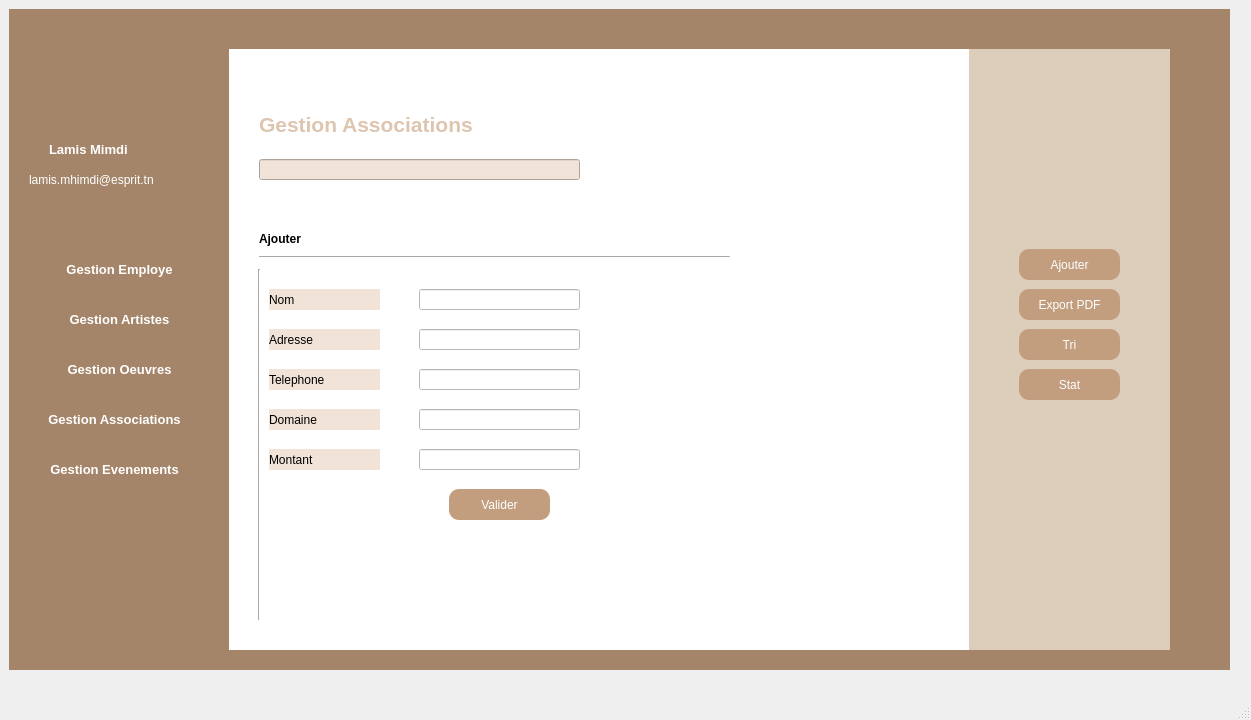
<?xml version="1.0" encoding="UTF-8"?>
<ui version="4.0">
 <class>MainWindow</class>
 <widget class="QMainWindow" name="MainWindow">
  <property name="geometry">
   <rect>
    <x>0</x>
    <y>0</y>
    <width>1251</width>
    <height>720</height>
   </rect>
  </property>
  <property name="windowTitle">
   <string>MainWindow</string>
  </property>
  <widget class="QWidget" name="centralwidget">
   <widget class="QWidget" name="widget" native="true">
    <property name="geometry">
     <rect>
      <x>9</x>
      <y>9</y>
      <width>1221</width>
      <height>661</height>
     </rect>
    </property>
    <property name="styleSheet">
     <string notr="true">background-color: rgb(164, 133, 105);</string>
    </property>
    <widget class="QLabel" name="label_mail">
     <property name="geometry">
      <rect>
       <x>20</x>
       <y>160</y>
       <width>211</width>
       <height>21</height>
      </rect>
     </property>
     <property name="font">
      <font>
       <pointsize>9</pointsize>
      </font>
     </property>
     <property name="styleSheet">
      <string notr="true">color: rgb(255, 255, 255);
</string>
     </property>
     <property name="text">
      <string>lamis.mhimdi@esprit.tn</string>
     </property>
    </widget>
    <widget class="QStackedWidget" name="stackedWidget">
     <property name="geometry">
      <rect>
       <x>220</x>
       <y>40</y>
       <width>941</width>
       <height>601</height>
      </rect>
     </property>
     <property name="styleSheet">
      <string notr="true">background-color: rgb(255, 255, 255);</string>
     </property>
     <property name="currentIndex">
      <number>0</number>
     </property>
     <widget class="QWidget" name="page">
      <widget class="QLabel" name="label_titre">
       <property name="geometry">
        <rect>
         <x>30</x>
         <y>50</y>
         <width>341</width>
         <height>51</height>
        </rect>
       </property>
       <property name="font">
        <font>
         <pointsize>14</pointsize>
         <weight>75</weight>
         <bold>true</bold>
        </font>
       </property>
       <property name="styleSheet">
        <string notr="true"/>
       </property>
       <property name="text">
        <string>&lt;html&gt;&lt;head/&gt;&lt;body&gt;&lt;p&gt;&lt;span style=&quot; font-size:16pt; color:#ddc5b0;&quot;&gt;Gestion Associations&lt;/span&gt;&lt;/p&gt;&lt;/body&gt;&lt;/html&gt;</string>
       </property>
      </widget>
      <widget class="QWidget" name="widget_2" native="true">
       <property name="geometry">
        <rect>
         <x>740</x>
         <y>0</y>
         <width>201</width>
         <height>601</height>
        </rect>
       </property>
       <property name="styleSheet">
        <string notr="true">background-color: rgb(221, 205, 187);</string>
       </property>
       <widget class="QPushButton" name="pushButton_pdf">
        <property name="geometry">
         <rect>
          <x>50</x>
          <y>240</y>
          <width>101</width>
          <height>31</height>
         </rect>
        </property>
        <property name="styleSheet">
         <string notr="true">QPushButton
{
border-radius:10px;
background-color:#C29E7E;
color:white;
}
QPushButton:pressed{
padding-left:5px;
padding-top:5px;
background-color: #C29E7E;


}</string>
        </property>
        <property name="text">
         <string>Export PDF</string>
        </property>
       </widget>
       <widget class="QPushButton" name="pushButton_ajouter">
        <property name="geometry">
         <rect>
          <x>50</x>
          <y>200</y>
          <width>101</width>
          <height>31</height>
         </rect>
        </property>
        <property name="styleSheet">
         <string notr="true">QPushButton
{
border-radius:10px;
background-color:#C29E7E;
color:white;
}
QPushButton:pressed{
padding-left:5px;
padding-top:5px;
background-color: #C29E7E;


}</string>
        </property>
        <property name="text">
         <string>Ajouter</string>
        </property>
       </widget>
       <widget class="QPushButton" name="pushButton_stat">
        <property name="geometry">
         <rect>
          <x>50</x>
          <y>320</y>
          <width>101</width>
          <height>31</height>
         </rect>
        </property>
        <property name="styleSheet">
         <string notr="true">QPushButton
{
border-radius:10px;
background-color:#C29E7E;
color:white;
}
QPushButton:pressed{
padding-left:5px;
padding-top:5px;
background-color: #C29E7E;


}</string>
        </property>
        <property name="text">
         <string>Stat</string>
        </property>
       </widget>
       <widget class="QPushButton" name="pushButton_tri">
        <property name="geometry">
         <rect>
          <x>50</x>
          <y>280</y>
          <width>101</width>
          <height>31</height>
         </rect>
        </property>
        <property name="styleSheet">
         <string notr="true">QPushButton
{
border-radius:10px;
background-color:#C29E7E;
color:white;
}
QPushButton:pressed{
padding-left:5px;
padding-top:5px;
background-color: #C29E7E;


}</string>
        </property>
        <property name="text">
         <string>Tri</string>
        </property>
       </widget>
      </widget>
      <widget class="QLabel" name="label_ajouter">
       <property name="geometry">
        <rect>
         <x>30</x>
         <y>180</y>
         <width>231</width>
         <height>21</height>
        </rect>
       </property>
       <property name="text">
        <string>&lt;html&gt;&lt;head/&gt;&lt;body&gt;&lt;p&gt;&lt;span style=&quot; font-weight:600; color:#000000;&quot;&gt;Ajouter&lt;/span&gt;&lt;/p&gt;&lt;/body&gt;&lt;/html&gt;</string>
       </property>
      </widget>
      <widget class="QLineEdit" name="lineEdit">
       <property name="geometry">
        <rect>
         <x>30</x>
         <y>110</y>
         <width>321</width>
         <height>21</height>
        </rect>
       </property>
       <property name="styleSheet">
        <string notr="true">background-color: rgb(241, 227, 215);</string>
       </property>
       <property name="text">
        <string/>
       </property>
      </widget>
      <widget class="Line" name="line">
       <property name="geometry">
        <rect>
         <x>30</x>
         <y>200</y>
         <width>471</width>
         <height>16</height>
        </rect>
       </property>
       <property name="orientation">
        <enum>Qt::Horizontal</enum>
       </property>
      </widget>
      <widget class="Line" name="line_2">
       <property name="geometry">
        <rect>
         <x>20</x>
         <y>220</y>
         <width>20</width>
         <height>351</height>
        </rect>
       </property>
       <property name="orientation">
        <enum>Qt::Vertical</enum>
       </property>
      </widget>
      <widget class="QLabel" name="label_nom_2">
       <property name="geometry">
        <rect>
         <x>40</x>
         <y>240</y>
         <width>111</width>
         <height>21</height>
        </rect>
       </property>
       <property name="styleSheet">
        <string notr="true">background-color: rgb(241, 227, 215);</string>
       </property>
       <property name="text">
        <string>Nom</string>
       </property>
      </widget>
      <widget class="QLineEdit" name="lineEdit_nom">
       <property name="geometry">
        <rect>
         <x>190</x>
         <y>240</y>
         <width>161</width>
         <height>21</height>
        </rect>
       </property>
      </widget>
      <widget class="QLabel" name="label_adresse">
       <property name="geometry">
        <rect>
         <x>40</x>
         <y>280</y>
         <width>111</width>
         <height>21</height>
        </rect>
       </property>
       <property name="styleSheet">
        <string notr="true">background-color: rgb(241, 227, 215);</string>
       </property>
       <property name="text">
        <string>Adresse</string>
       </property>
      </widget>
      <widget class="QLineEdit" name="lineEdit_adresse">
       <property name="geometry">
        <rect>
         <x>190</x>
         <y>280</y>
         <width>161</width>
         <height>21</height>
        </rect>
       </property>
      </widget>
      <widget class="QLabel" name="label_tel">
       <property name="geometry">
        <rect>
         <x>40</x>
         <y>320</y>
         <width>111</width>
         <height>21</height>
        </rect>
       </property>
       <property name="styleSheet">
        <string notr="true">background-color: rgb(241, 227, 215);</string>
       </property>
       <property name="text">
        <string>Telephone</string>
       </property>
      </widget>
      <widget class="QLineEdit" name="lineEdit_tel">
       <property name="geometry">
        <rect>
         <x>190</x>
         <y>320</y>
         <width>161</width>
         <height>21</height>
        </rect>
       </property>
      </widget>
      <widget class="QLineEdit" name="lineEdit_domaine">
       <property name="geometry">
        <rect>
         <x>190</x>
         <y>360</y>
         <width>161</width>
         <height>21</height>
        </rect>
       </property>
      </widget>
      <widget class="QLabel" name="label_domaine">
       <property name="geometry">
        <rect>
         <x>40</x>
         <y>360</y>
         <width>111</width>
         <height>21</height>
        </rect>
       </property>
       <property name="styleSheet">
        <string notr="true">background-color: rgb(241, 227, 215);</string>
       </property>
       <property name="text">
        <string>Domaine</string>
       </property>
      </widget>
      <widget class="QPushButton" name="pushButton_validerA">
       <property name="geometry">
        <rect>
         <x>220</x>
         <y>440</y>
         <width>101</width>
         <height>31</height>
        </rect>
       </property>
       <property name="styleSheet">
        <string notr="true">QPushButton
{
border-radius:10px;
background-color:#C29E7E;
color:white;
}
QPushButton:pressed{
padding-left:5px;
padding-top:5px;
background-color: #C29E7E;


}</string>
       </property>
       <property name="text">
        <string>Valider</string>
       </property>
      </widget>
      <widget class="QLabel" name="label_montant">
       <property name="geometry">
        <rect>
         <x>40</x>
         <y>400</y>
         <width>111</width>
         <height>21</height>
        </rect>
       </property>
       <property name="styleSheet">
        <string notr="true">background-color: rgb(241, 227, 215);</string>
       </property>
       <property name="text">
        <string>Montant</string>
       </property>
      </widget>
      <widget class="QLineEdit" name="lineEdit_montant">
       <property name="geometry">
        <rect>
         <x>190</x>
         <y>400</y>
         <width>161</width>
         <height>21</height>
        </rect>
       </property>
      </widget>
     </widget>
     <widget class="QWidget" name="page_3">
      <widget class="QLabel" name="label_6">
       <property name="geometry">
        <rect>
         <x>70</x>
         <y>50</y>
         <width>181</width>
         <height>41</height>
        </rect>
       </property>
       <property name="font">
        <font>
         <pointsize>14</pointsize>
         <weight>75</weight>
         <bold>true</bold>
        </font>
       </property>
       <property name="text">
        <string>Gestion Oeuvres</string>
       </property>
      </widget>
      <widget class="QPushButton" name="pushButton_14">
       <property name="geometry">
        <rect>
         <x>50</x>
         <y>110</y>
         <width>131</width>
         <height>31</height>
        </rect>
       </property>
       <property name="font">
        <font>
         <pointsize>10</pointsize>
        </font>
       </property>
       <property name="styleSheet">
        <string notr="true">QPushButton
{
border-radius:10px;
background-color:#101010;
color:#DDC5B0;
}
QPushButton:pressed{
padding-left:5px;
padding-top:5px;
background-color: #C29E7E;


}</string>
       </property>
       <property name="text">
        <string>Add Paint</string>
       </property>
      </widget>
      <widget class="QPushButton" name="pushButton_16">
       <property name="geometry">
        <rect>
         <x>770</x>
         <y>530</y>
         <width>111</width>
         <height>41</height>
        </rect>
       </property>
       <property name="font">
        <font>
         <pointsize>10</pointsize>
         <weight>75</weight>
         <bold>true</bold>
        </font>
       </property>
       <property name="styleSheet">
        <string notr="true">QPushButton
{
border-radius:10px;
background-color:#C29E7E;
color:#F1E3D7;
}
QPushButton:pressed{
padding-left:5px;
padding-top:5px;
background-color: #C29E7E;


}</string>
       </property>
       <property name="text">
        <string>confirm</string>
       </property>
      </widget>
     </widget>
    </widget>
    <widget class="QLabel" name="label_nom">
     <property name="geometry">
      <rect>
       <x>40</x>
       <y>130</y>
       <width>171</width>
       <height>21</height>
      </rect>
     </property>
     <property name="font">
      <font>
       <pointsize>15</pointsize>
       <weight>75</weight>
       <bold>true</bold>
      </font>
     </property>
     <property name="styleSheet">
      <string notr="true">color: rgb(255, 255, 255);</string>
     </property>
     <property name="text">
      <string>&lt;html&gt;&lt;head/&gt;&lt;body&gt;&lt;p&gt;&lt;span style=&quot; font-size:10pt;&quot;&gt;Lamis Mimdi&lt;/span&gt;&lt;/p&gt;&lt;/body&gt;&lt;/html&gt;</string>
     </property>
    </widget>
    <widget class="QPushButton" name="pushButton_em">
     <property name="geometry">
      <rect>
       <x>20</x>
       <y>240</y>
       <width>181</width>
       <height>41</height>
      </rect>
     </property>
     <property name="font">
      <font>
       <pointsize>10</pointsize>
       <weight>75</weight>
       <bold>true</bold>
      </font>
     </property>
     <property name="styleSheet">
      <string notr="true">QPushButton
{
border-radius:10px;
background-color:#A48569;
color:white;
}
QPushButton:pressed{
padding-left:5px;
padding-top:5px;
background-color: #C29E7E;


}</string>
     </property>
     <property name="text">
      <string>Gestion Employe</string>
     </property>
    </widget>
    <widget class="QPushButton" name="pushButton_ar">
     <property name="geometry">
      <rect>
       <x>20</x>
       <y>290</y>
       <width>181</width>
       <height>41</height>
      </rect>
     </property>
     <property name="font">
      <font>
       <pointsize>10</pointsize>
       <weight>75</weight>
       <bold>true</bold>
      </font>
     </property>
     <property name="styleSheet">
      <string notr="true">QPushButton
{
border-radius:10px;
background-color:#A48569;
color:white;
}
QPushButton:pressed{
padding-left:5px;
padding-top:5px;
background-color: #C29E7E;


}</string>
     </property>
     <property name="text">
      <string>Gestion Artistes</string>
     </property>
    </widget>
    <widget class="QPushButton" name="pushButton_o">
     <property name="geometry">
      <rect>
       <x>20</x>
       <y>340</y>
       <width>181</width>
       <height>41</height>
      </rect>
     </property>
     <property name="font">
      <font>
       <pointsize>10</pointsize>
       <weight>75</weight>
       <bold>true</bold>
      </font>
     </property>
     <property name="styleSheet">
      <string notr="true">QPushButton
{
border-radius:10px;
background-color:#A48569;
color:white;
}
QPushButton:pressed{
padding-left:5px;
padding-top:5px;
background-color: #C29E7E;


}</string>
     </property>
     <property name="text">
      <string>Gestion Oeuvres</string>
     </property>
    </widget>
    <widget class="QPushButton" name="pushButton_as">
     <property name="geometry">
      <rect>
       <x>0</x>
       <y>390</y>
       <width>211</width>
       <height>41</height>
      </rect>
     </property>
     <property name="font">
      <font>
       <pointsize>10</pointsize>
       <weight>75</weight>
       <bold>true</bold>
      </font>
     </property>
     <property name="styleSheet">
      <string notr="true">QPushButton
{
border-radius:10px;
background-color:#A48569;
color:white;
}
QPushButton:pressed{
padding-left:5px;
padding-top:5px;
background-color: #C29E7E;


}</string>
     </property>
     <property name="text">
      <string>Gestion Associations</string>
     </property>
    </widget>
    <widget class="QPushButton" name="pushButton_ev">
     <property name="geometry">
      <rect>
       <x>0</x>
       <y>440</y>
       <width>211</width>
       <height>41</height>
      </rect>
     </property>
     <property name="font">
      <font>
       <pointsize>10</pointsize>
       <weight>75</weight>
       <bold>true</bold>
      </font>
     </property>
     <property name="styleSheet">
      <string notr="true">QPushButton
{
border-radius:10px;
background-color:#A48569;
color:white;
}
QPushButton:pressed{
padding-left:5px;
padding-top:5px;
background-color: #C29E7E;


}</string>
     </property>
     <property name="text">
      <string>Gestion Evenements</string>
     </property>
    </widget>
   </widget>
  </widget>
  <widget class="QMenuBar" name="menubar">
   <property name="geometry">
    <rect>
     <x>0</x>
     <y>0</y>
     <width>1251</width>
     <height>30</height>
    </rect>
   </property>
  </widget>
  <widget class="QStatusBar" name="statusbar"/>
 </widget>
 <resources/>
 <connections/>
</ui>
